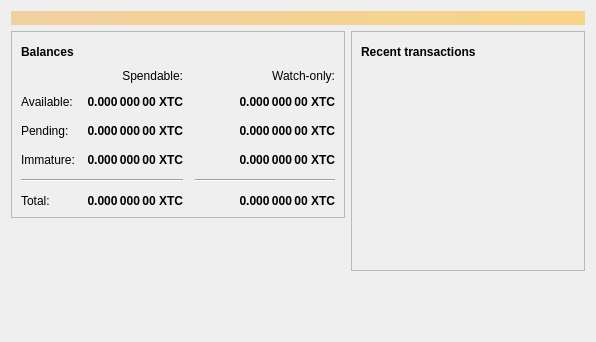
<?xml version="1.0" encoding="UTF-8"?>
<ui version="4.0">
 <class>OverviewPage</class>
 <widget class="QWidget" name="OverviewPage">
  <property name="geometry">
   <rect>
    <x>0</x>
    <y>0</y>
    <width>596</width>
    <height>342</height>
   </rect>
  </property>
  <property name="windowTitle">
   <string>Form</string>
  </property>
  <layout class="QVBoxLayout" name="topLayout">
   <item>
    <widget class="QLabel" name="labelAlerts">
     <property name="visible">
      <bool>false</bool>
     </property>
     <property name="styleSheet">
      <string notr="true">QLabel { background-color: qlineargradient(x1: 0, y1: 0, x2: 1, y2: 0, stop:0 #F0D0A0, stop:1 #F8D488); color:#000000; }</string>
     </property>
     <property name="wordWrap">
      <bool>true</bool>
     </property>
     <property name="margin">
      <number>3</number>
     </property>
     <property name="textInteractionFlags">
      <set>Qt::TextSelectableByMouse</set>
     </property>
    </widget>
   </item>
   <item>
    <layout class="QHBoxLayout" name="horizontalLayout" stretch="1,1">
     <item>
      <layout class="QVBoxLayout" name="verticalLayout_2">
       <item>
        <widget class="QFrame" name="frame">
         <property name="frameShape">
          <enum>QFrame::StyledPanel</enum>
         </property>
         <property name="frameShadow">
          <enum>QFrame::Raised</enum>
         </property>
         <layout class="QVBoxLayout" name="verticalLayout_4">
          <item>
           <layout class="QHBoxLayout" name="horizontalLayout_4">
            <item>
             <widget class="QLabel" name="label_5">
              <property name="font">
               <font>
                <weight>75</weight>
                <bold>true</bold>
               </font>
              </property>
              <property name="text">
               <string>Balances</string>
              </property>
             </widget>
            </item>
            <item>
             <widget class="QPushButton" name="labelWalletStatus">
              <property name="enabled">
               <bool>true</bool>
              </property>
              <property name="maximumSize">
               <size>
                <width>30</width>
                <height>16777215</height>
               </size>
              </property>
              <property name="toolTip">
               <string>The displayed information may be out of date. Your wallet automatically synchronizes with the XaitenCoin network after a connection is established, but this process has not completed yet.</string>
              </property>
              <property name="text">
               <string/>
              </property>
              <property name="icon">
               <iconset resource="../bitcoin.qrc">
                <normaloff>:/icons/warning</normaloff>
                <disabledoff>:/icons/warning</disabledoff>:/icons/warning</iconset>
              </property>
              <property name="iconSize">
               <size>
                <width>24</width>
                <height>24</height>
               </size>
              </property>
              <property name="flat">
               <bool>true</bool>
              </property>
             </widget>
            </item>
            <item>
             <spacer name="horizontalSpacer_3">
              <property name="orientation">
               <enum>Qt::Horizontal</enum>
              </property>
              <property name="sizeHint" stdset="0">
               <size>
                <width>40</width>
                <height>20</height>
               </size>
              </property>
             </spacer>
            </item>
           </layout>
          </item>
          <item>
           <layout class="QGridLayout" name="gridLayout">
            <property name="spacing">
             <number>12</number>
            </property>
            <item row="2" column="2">
             <widget class="QLabel" name="labelWatchPending">
              <property name="font">
               <font>
                <weight>75</weight>
                <bold>true</bold>
               </font>
              </property>
              <property name="cursor">
               <cursorShape>IBeamCursor</cursorShape>
              </property>
              <property name="toolTip">
               <string>Unconfirmed transactions to watch-only addresses</string>
              </property>
              <property name="text">
               <string notr="true">0.000 000 00 XTC</string>
              </property>
              <property name="alignment">
               <set>Qt::AlignRight|Qt::AlignTrailing|Qt::AlignVCenter</set>
              </property>
              <property name="textInteractionFlags">
               <set>Qt::LinksAccessibleByMouse|Qt::TextSelectableByKeyboard|Qt::TextSelectableByMouse</set>
              </property>
             </widget>
            </item>
            <item row="2" column="1">
             <widget class="QLabel" name="labelUnconfirmed">
              <property name="font">
               <font>
                <weight>75</weight>
                <bold>true</bold>
               </font>
              </property>
              <property name="cursor">
               <cursorShape>IBeamCursor</cursorShape>
              </property>
              <property name="toolTip">
               <string>Total of transactions that have yet to be confirmed, and do not yet count toward the spendable balance</string>
              </property>
              <property name="text">
               <string notr="true">0.000 000 00 XTC</string>
              </property>
              <property name="alignment">
               <set>Qt::AlignRight|Qt::AlignTrailing|Qt::AlignVCenter</set>
              </property>
              <property name="textInteractionFlags">
               <set>Qt::LinksAccessibleByMouse|Qt::TextSelectableByKeyboard|Qt::TextSelectableByMouse</set>
              </property>
             </widget>
            </item>
            <item row="3" column="2">
             <widget class="QLabel" name="labelWatchImmature">
              <property name="font">
               <font>
                <weight>75</weight>
                <bold>true</bold>
               </font>
              </property>
              <property name="cursor">
               <cursorShape>IBeamCursor</cursorShape>
              </property>
              <property name="toolTip">
               <string>Mined balance in watch-only addresses that has not yet matured</string>
              </property>
              <property name="text">
               <string notr="true">0.000 000 00 XTC</string>
              </property>
              <property name="alignment">
               <set>Qt::AlignRight|Qt::AlignTrailing|Qt::AlignVCenter</set>
              </property>
              <property name="textInteractionFlags">
               <set>Qt::LinksAccessibleByMouse|Qt::TextSelectableByKeyboard|Qt::TextSelectableByMouse</set>
              </property>
             </widget>
            </item>
            <item row="4" column="0" colspan="2">
             <widget class="Line" name="line">
              <property name="orientation">
               <enum>Qt::Horizontal</enum>
              </property>
             </widget>
            </item>
            <item row="4" column="2">
             <widget class="Line" name="lineWatchBalance">
              <property name="sizePolicy">
               <sizepolicy hsizetype="Preferred" vsizetype="Fixed">
                <horstretch>0</horstretch>
                <verstretch>0</verstretch>
               </sizepolicy>
              </property>
              <property name="minimumSize">
               <size>
                <width>140</width>
                <height>0</height>
               </size>
              </property>
              <property name="orientation">
               <enum>Qt::Horizontal</enum>
              </property>
             </widget>
            </item>
            <item row="5" column="0">
             <widget class="QLabel" name="labelTotalText">
              <property name="text">
               <string>Total:</string>
              </property>
             </widget>
            </item>
            <item row="3" column="1">
             <widget class="QLabel" name="labelImmature">
              <property name="font">
               <font>
                <weight>75</weight>
                <bold>true</bold>
               </font>
              </property>
              <property name="cursor">
               <cursorShape>IBeamCursor</cursorShape>
              </property>
              <property name="toolTip">
               <string>Mined balance that has not yet matured</string>
              </property>
              <property name="text">
               <string notr="true">0.000 000 00 XTC</string>
              </property>
              <property name="alignment">
               <set>Qt::AlignRight|Qt::AlignTrailing|Qt::AlignVCenter</set>
              </property>
              <property name="textInteractionFlags">
               <set>Qt::LinksAccessibleByMouse|Qt::TextSelectableByKeyboard|Qt::TextSelectableByMouse</set>
              </property>
             </widget>
            </item>
            <item row="2" column="3">
             <spacer name="horizontalSpacer_2">
              <property name="orientation">
               <enum>Qt::Horizontal</enum>
              </property>
              <property name="sizeHint" stdset="0">
               <size>
                <width>40</width>
                <height>20</height>
               </size>
              </property>
             </spacer>
            </item>
            <item row="3" column="0">
             <widget class="QLabel" name="labelImmatureText">
              <property name="text">
               <string>Immature:</string>
              </property>
             </widget>
            </item>
            <item row="5" column="1">
             <widget class="QLabel" name="labelTotal">
              <property name="font">
               <font>
                <weight>75</weight>
                <bold>true</bold>
               </font>
              </property>
              <property name="cursor">
               <cursorShape>IBeamCursor</cursorShape>
              </property>
              <property name="toolTip">
               <string>Your current total balance</string>
              </property>
              <property name="text">
               <string notr="true">0.000 000 00 XTC</string>
              </property>
              <property name="alignment">
               <set>Qt::AlignRight|Qt::AlignTrailing|Qt::AlignVCenter</set>
              </property>
              <property name="textInteractionFlags">
               <set>Qt::LinksAccessibleByMouse|Qt::TextSelectableByKeyboard|Qt::TextSelectableByMouse</set>
              </property>
             </widget>
            </item>
            <item row="5" column="2">
             <widget class="QLabel" name="labelWatchTotal">
              <property name="font">
               <font>
                <weight>75</weight>
                <bold>true</bold>
               </font>
              </property>
              <property name="cursor">
               <cursorShape>IBeamCursor</cursorShape>
              </property>
              <property name="toolTip">
               <string>Current total balance in watch-only addresses</string>
              </property>
              <property name="text">
               <string notr="true">0.000 000 00 XTC</string>
              </property>
              <property name="alignment">
               <set>Qt::AlignRight|Qt::AlignTrailing|Qt::AlignVCenter</set>
              </property>
              <property name="textInteractionFlags">
               <set>Qt::LinksAccessibleByMouse|Qt::TextSelectableByKeyboard|Qt::TextSelectableByMouse</set>
              </property>
             </widget>
            </item>
            <item row="0" column="2">
             <widget class="QLabel" name="labelWatchonly">
              <property name="text">
               <string>Watch-only:</string>
              </property>
              <property name="alignment">
               <set>Qt::AlignRight|Qt::AlignTrailing|Qt::AlignVCenter</set>
              </property>
             </widget>
            </item>
            <item row="1" column="0">
             <widget class="QLabel" name="labelBalanceText">
              <property name="text">
               <string>Available:</string>
              </property>
             </widget>
            </item>
            <item row="1" column="1">
             <widget class="QLabel" name="labelBalance">
              <property name="font">
               <font>
                <weight>75</weight>
                <bold>true</bold>
               </font>
              </property>
              <property name="cursor">
               <cursorShape>IBeamCursor</cursorShape>
              </property>
              <property name="toolTip">
               <string>Your current spendable balance</string>
              </property>
              <property name="text">
               <string notr="true">0.000 000 00 XTC</string>
              </property>
              <property name="alignment">
               <set>Qt::AlignRight|Qt::AlignTrailing|Qt::AlignVCenter</set>
              </property>
              <property name="textInteractionFlags">
               <set>Qt::LinksAccessibleByMouse|Qt::TextSelectableByKeyboard|Qt::TextSelectableByMouse</set>
              </property>
             </widget>
            </item>
            <item row="1" column="2">
             <widget class="QLabel" name="labelWatchAvailable">
              <property name="font">
               <font>
                <weight>75</weight>
                <bold>true</bold>
               </font>
              </property>
              <property name="cursor">
               <cursorShape>IBeamCursor</cursorShape>
              </property>
              <property name="toolTip">
               <string>Your current balance in watch-only addresses</string>
              </property>
              <property name="text">
               <string notr="true">0.000 000 00 XTC</string>
              </property>
              <property name="alignment">
               <set>Qt::AlignRight|Qt::AlignTrailing|Qt::AlignVCenter</set>
              </property>
              <property name="textInteractionFlags">
               <set>Qt::LinksAccessibleByMouse|Qt::TextSelectableByKeyboard|Qt::TextSelectableByMouse</set>
              </property>
             </widget>
            </item>
            <item row="2" column="0">
             <widget class="QLabel" name="labelPendingText">
              <property name="text">
               <string>Pending:</string>
              </property>
             </widget>
            </item>
            <item row="0" column="1">
             <widget class="QLabel" name="labelSpendable">
              <property name="text">
               <string>Spendable:</string>
              </property>
              <property name="alignment">
               <set>Qt::AlignRight|Qt::AlignTrailing|Qt::AlignVCenter</set>
              </property>
             </widget>
            </item>
           </layout>
          </item>
         </layout>
        </widget>
       </item>
       <item>
        <spacer name="verticalSpacer">
         <property name="orientation">
          <enum>Qt::Vertical</enum>
         </property>
         <property name="sizeHint" stdset="0">
          <size>
           <width>20</width>
           <height>40</height>
          </size>
         </property>
        </spacer>
       </item>
      </layout>
     </item>
     <item>
      <layout class="QVBoxLayout" name="verticalLayout_3">
       <item>
        <widget class="QFrame" name="frame_2">
         <property name="frameShape">
          <enum>QFrame::StyledPanel</enum>
         </property>
         <property name="frameShadow">
          <enum>QFrame::Raised</enum>
         </property>
         <layout class="QVBoxLayout" name="verticalLayout">
          <item>
           <layout class="QHBoxLayout" name="horizontalLayout_2">
            <item>
             <widget class="QLabel" name="label_4">
              <property name="font">
               <font>
                <weight>75</weight>
                <bold>true</bold>
               </font>
              </property>
              <property name="text">
               <string>Recent transactions</string>
              </property>
             </widget>
            </item>
            <item>
             <widget class="QPushButton" name="labelTransactionsStatus">
              <property name="enabled">
               <bool>true</bool>
              </property>
              <property name="maximumSize">
               <size>
                <width>30</width>
                <height>16777215</height>
               </size>
              </property>
              <property name="toolTip">
               <string>The displayed information may be out of date. Your wallet automatically synchronizes with the XaitenCoin network after a connection is established, but this process has not completed yet.</string>
              </property>
              <property name="text">
               <string/>
              </property>
              <property name="icon">
               <iconset resource="../bitcoin.qrc">
                <normaloff>:/icons/warning</normaloff>
                <disabledoff>:/icons/warning</disabledoff>:/icons/warning</iconset>
              </property>
              <property name="iconSize">
               <size>
                <width>24</width>
                <height>24</height>
               </size>
              </property>
              <property name="flat">
               <bool>true</bool>
              </property>
             </widget>
            </item>
            <item>
             <spacer name="horizontalSpacer">
              <property name="orientation">
               <enum>Qt::Horizontal</enum>
              </property>
              <property name="sizeHint" stdset="0">
               <size>
                <width>40</width>
                <height>20</height>
               </size>
              </property>
             </spacer>
            </item>
           </layout>
          </item>
          <item>
           <widget class="QListView" name="listTransactions">
            <property name="styleSheet">
             <string notr="true">QListView { background: transparent; }</string>
            </property>
            <property name="frameShape">
             <enum>QFrame::NoFrame</enum>
            </property>
            <property name="verticalScrollBarPolicy">
             <enum>Qt::ScrollBarAlwaysOff</enum>
            </property>
            <property name="horizontalScrollBarPolicy">
             <enum>Qt::ScrollBarAlwaysOff</enum>
            </property>
            <property name="selectionMode">
             <enum>QAbstractItemView::NoSelection</enum>
            </property>
           </widget>
          </item>
         </layout>
        </widget>
       </item>
       <item>
        <spacer name="verticalSpacer_2">
         <property name="orientation">
          <enum>Qt::Vertical</enum>
         </property>
         <property name="sizeHint" stdset="0">
          <size>
           <width>20</width>
           <height>40</height>
          </size>
         </property>
        </spacer>
       </item>
      </layout>
     </item>
    </layout>
   </item>
  </layout>
 </widget>
 <resources/>
 <connections/>
</ui>
